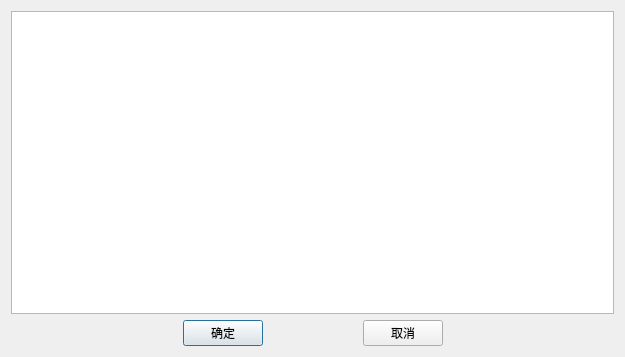
<?xml version="1.0" encoding="UTF-8"?>
<ui version="4.0">
 <class>DisplaySettingDialog</class>
 <widget class="QDialog" name="DisplaySettingDialog">
  <property name="geometry">
   <rect>
    <x>0</x>
    <y>0</y>
    <width>625</width>
    <height>357</height>
   </rect>
  </property>
  <property name="windowTitle">
   <string>Dialog</string>
  </property>
  <property name="styleSheet">
   <string notr="true">DisplaySettingDialog{
	background-color: qlineargradient(spread:pad, x1:0.269528, y1:0.34, x2:1, y2:1, stop:0 rgba(0, 40, 143, 255), stop:1 rgba(255, 255, 255, 255));}</string>
  </property>
  <layout class="QGridLayout" name="gridLayout">
   <item row="0" column="0">
    <layout class="QVBoxLayout" name="verticalLayout">
     <item>
      <widget class="QTableWidget" name="tableWidget"/>
     </item>
     <item>
      <layout class="QHBoxLayout" name="horizontalLayout">
       <property name="spacing">
        <number>100</number>
       </property>
       <item>
        <spacer name="horizontalSpacer">
         <property name="orientation">
          <enum>Qt::Horizontal</enum>
         </property>
         <property name="sizeHint" stdset="0">
          <size>
           <width>40</width>
           <height>20</height>
          </size>
         </property>
        </spacer>
       </item>
       <item>
        <widget class="QPushButton" name="pushButton">
         <property name="text">
          <string>确定</string>
         </property>
        </widget>
       </item>
       <item>
        <widget class="QPushButton" name="pushButton_2">
         <property name="text">
          <string>取消</string>
         </property>
        </widget>
       </item>
       <item>
        <spacer name="horizontalSpacer_2">
         <property name="orientation">
          <enum>Qt::Horizontal</enum>
         </property>
         <property name="sizeHint" stdset="0">
          <size>
           <width>40</width>
           <height>20</height>
          </size>
         </property>
        </spacer>
       </item>
      </layout>
     </item>
    </layout>
   </item>
  </layout>
 </widget>
 <resources/>
 <connections/>
</ui>
